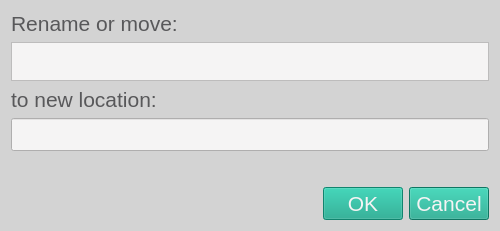
<?xml version="1.0" encoding="UTF-8"?>
<ui version="4.0">
 <class>renameItem</class>
 <widget class="QDialog" name="renameItem">
  <property name="geometry">
   <rect>
    <x>0</x>
    <y>0</y>
    <width>500</width>
    <height>231</height>
   </rect>
  </property>
  <property name="minimumSize">
   <size>
    <width>500</width>
    <height>200</height>
   </size>
  </property>
  <property name="maximumSize">
   <size>
    <width>500</width>
    <height>300</height>
   </size>
  </property>
  <property name="windowTitle">
   <string>Rename/Move</string>
  </property>
  <property name="styleSheet">
   <string notr="true">QWidget
{
    background-color: rgb(211,211,211);
    color: rgb(88, 88, 90);
    selection-background-color: rgb(21, 165, 137);
    selection-color: rgb(245, 244, 244);
    font: 16pt
}

QLabel#error_label
{
    color: rgb(220, 130, 30);
}

QLineEdit, QTextEdit, QTableWidget
{
   background-color:  rgb(245, 244, 244)
}

QPushButton
{
	background-color: rgb(21, 165, 137);
    color: rgb(245, 244, 244);
}

QPushButton#home_button, QPushButton#parent_button, QPushButton#refresh_button
{
    background-color: rgb(245, 244, 244);
}

QTabWidget#info_tabs
{
     background-color: background-color: rgb(211,211,211);
}

</string>
  </property>
  <layout class="QVBoxLayout" name="verticalLayout">
   <item>
    <widget class="QLabel" name="label">
     <property name="text">
      <string>Rename or move:</string>
     </property>
    </widget>
   </item>
   <item>
    <widget class="QTextBrowser" name="item_path_label"/>
   </item>
   <item>
    <widget class="QLabel" name="label_2">
     <property name="text">
      <string>to new location:</string>
     </property>
    </widget>
   </item>
   <item>
    <widget class="QLineEdit" name="item_path_input"/>
   </item>
   <item>
    <widget class="QLabel" name="error_label">
     <property name="styleSheet">
      <string notr="true"/>
     </property>
     <property name="text">
      <string/>
     </property>
    </widget>
   </item>
   <item>
    <widget class="QDialogButtonBox" name="buttonBox">
     <property name="orientation">
      <enum>Qt::Horizontal</enum>
     </property>
     <property name="standardButtons">
      <set>QDialogButtonBox::Cancel|QDialogButtonBox::Ok</set>
     </property>
    </widget>
   </item>
  </layout>
 </widget>
 <resources/>
 <connections>
  <connection>
   <sender>buttonBox</sender>
   <signal>accepted()</signal>
   <receiver>renameItem</receiver>
   <slot>accept()</slot>
   <hints>
    <hint type="sourcelabel">
     <x>248</x>
     <y>254</y>
    </hint>
    <hint type="destinationlabel">
     <x>157</x>
     <y>274</y>
    </hint>
   </hints>
  </connection>
  <connection>
   <sender>buttonBox</sender>
   <signal>rejected()</signal>
   <receiver>renameItem</receiver>
   <slot>reject()</slot>
   <hints>
    <hint type="sourcelabel">
     <x>316</x>
     <y>260</y>
    </hint>
    <hint type="destinationlabel">
     <x>286</x>
     <y>274</y>
    </hint>
   </hints>
  </connection>
 </connections>
</ui>
